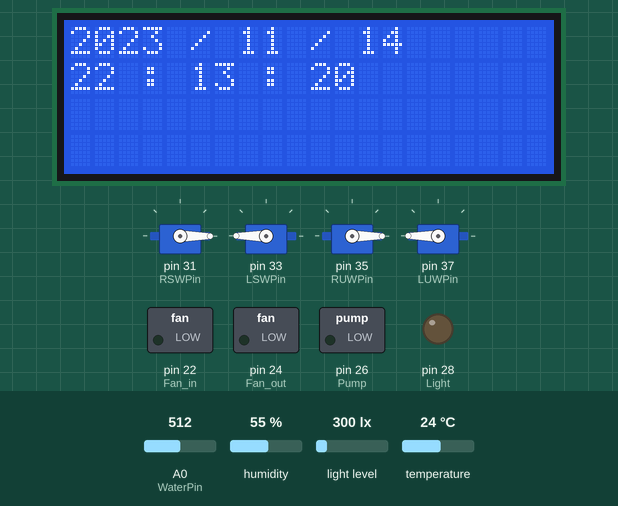
Recording of a sketch running on a simulated Arduino Mega 2560, built with avr-gcc and run on an emulated ATmega2560. Shown: 4 × servo, 20×4 character LCD, switched loads named in the sketch (green lamp = pin HIGH), output pins drawn as LEDs (lit = HIGH). The inputs (shaded band) are chosen by the test bench; at power-on: temperature 24 °C, A0 (WaterPin) = 512, humidity 55 %, light level 300 lx. The local clock reads 2024-03-15 10:24:30 at power-on unless the sketch sets it; no radio packets arrive unless stated; what the sketch prints to the serial monitor is not drawn.

Above: at 13.7 s.
13.8 s: temperature set to 39.5 °C
At 27.4 s:
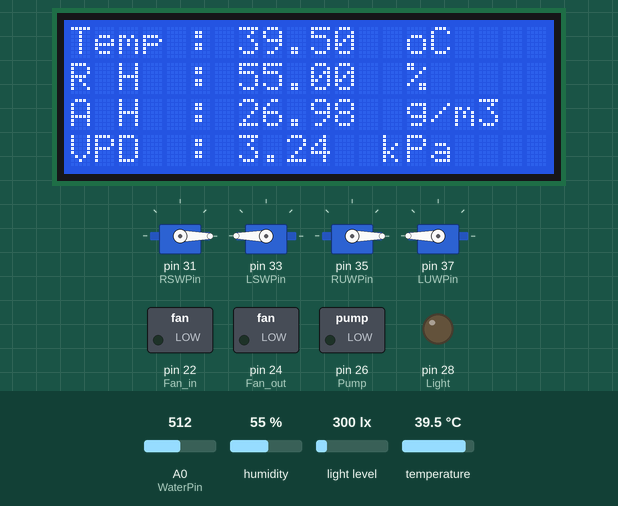
27.8 s: temperature set to 40.6 °C
At 34.5 s:
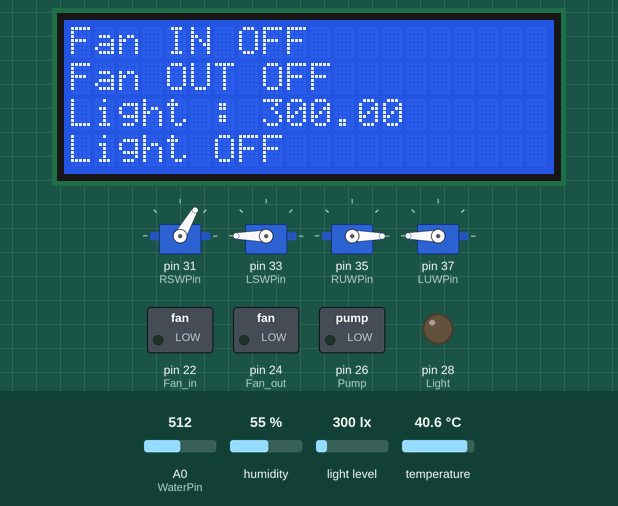
39.3 s: temperature set to 12 °C
At 52.7 s:
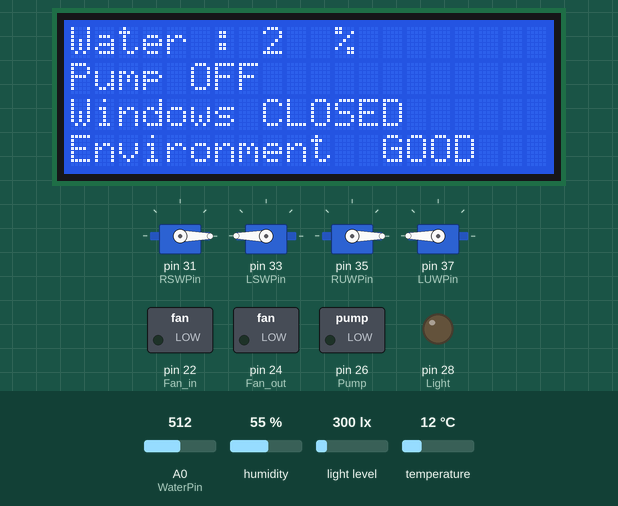
58.8 s: temperature set to 41 °C
At 72.5 s:
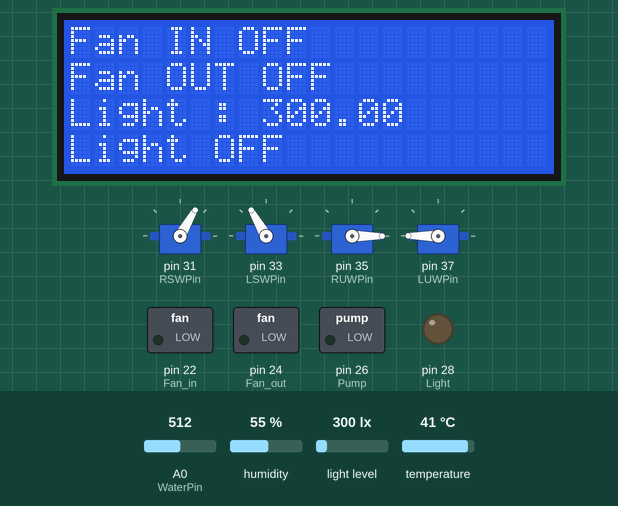
72.8 s: temperature set to 0 °C
At 83.5 s:
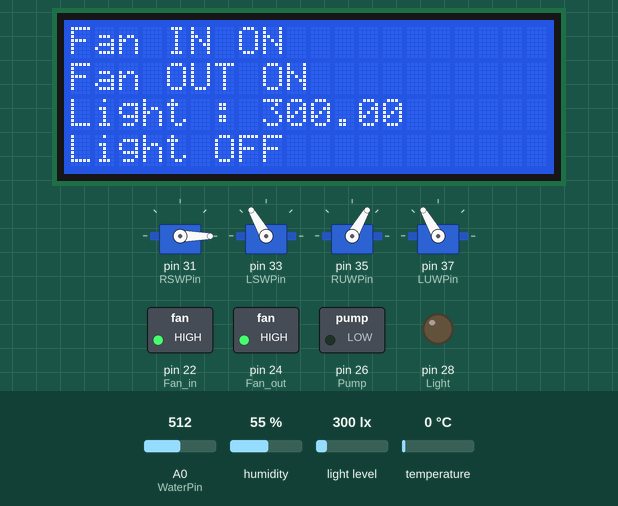
Timing chart, 0 to 85.5 s (numbered marks = the images above; inputs shaded):
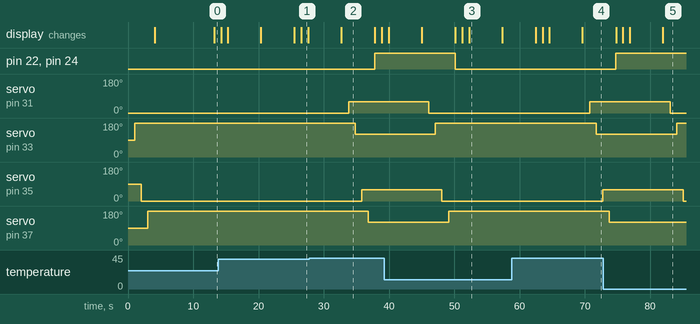

Measured:
- the behaviour switches between 40 and 40.1 °C on temperature (found by bisection; images 1 and 2)
- after the input at 27.8 s, pin 22 (Fan_in), pin 24 (Fan_out): LOW → HIGH after 10.0 s; servo on pin 31 (RSWPin): 0° → 60° after 6.0 s; servo on pin 33 (LSWPin): 180° → 120° after 7.0 s; servo on pin 35 (RUWPin): 0° → 60° after 8.0 s; servo on pin 37 (LUWPin): 180° → 120° after 9.0 s
- after the input at 39.3 s, pin 22 (Fan_in), pin 24 (Fan_out): HIGH → LOW after 10.8 s; servo on pin 31 (RSWPin): 60° → 0° after 6.8 s; servo on pin 33 (LSWPin): 120° → 180° after 7.8 s; servo on pin 35 (RUWPin): 60° → 0° after 8.8 s; servo on pin 37 (LUWPin): 120° → 180° after 9.8 s
- after the input at 58.8 s, servo on pin 31 (RSWPin): 0° → 60° after 11.9 s; servo on pin 33 (LSWPin): 180° → 120° after 12.9 s; servo on pin 35 (RUWPin): 0° → 60° after 13.9 s
- after the input at 72.8 s, servo on pin 31 (RSWPin): 60° → 0° after 10.3 s; servo on pin 33 (LSWPin): 120° → 180° after 11.3 s; servo on pin 35 (RUWPin): 60° → 0° after 12.3 s
- what the display in image 1 shows lasts 1.0 s, from 26.6 s to 27.6 s
- what the display in image 2 shows lasts 5.1 s, from 32.7 s to 37.8 s

The sketch:

SmartFarm02_1.ino
```cpp
#include <DHT.h>
#include <Wire.h>
#include <LiquidCrystal_I2C.h>
#include <Servo.h>
#include <BH1750.h>
#include "RTClib.h"
#include <LoRa.h>

#define DHTPIN 8
#define DHTTYPE DHT22
#define WaterPin A0
#define RainPin 42

#define Light 28
#define Pump 26
#define Fan_in 22
#define Fan_out 24

#define RSWPin 31
#define LSWPin 33
#define RUWPin 35
#define LUWPin 37

DHT dht(DHTPIN, DHTTYPE);
LiquidCrystal_I2C lcd(0x27, 20, 4);
Servo RSW;    //Right Side Window
Servo LSW;    //Left Side Window
Servo RUW;    //Right Up Window
Servo LUW;    //Left Up Window
RTC_DS3231 rtc;
BH1750 lightMeter;

const int Target_Water_low = 20;
const int Target_Water_high = 23;

const int Target_Temp_low = 15;
const int Target_Temp_high = 40;

const int Target_Light_low = 100;
const int Target_Light_high = 300;

int RSW_value = 0;
int LSW_value = 0;
int RUW_value = 0;
int LUW_value = 0;
int Windows_value = 0;

int Fan_in_value = 0;
int Fan_out_value = 0;
int Light_value = 0;
int Pump_value = 0;

String outString = "";

void setup() {
  RSW.attach(RSWPin);
  LSW.attach(LSWPin);
  RUW.attach(RUWPin);
  LUW.attach(LUWPin);

  RSW.write(0);
  delay(1000);
  LSW.write(180);
  delay(1000);
  RUW.write(0);
  delay(1000);
  LUW.write(180);
  delay(1000);

  lcd.init();
  lcd.backlight();
  lcd.setCursor(0, 0);
  lcd.print("Jeju Nat'l Univ.");
  lcd.setCursor(0, 1);
  lcd.print("Hortic. Sci. Major");
  lcd.setCursor(0, 2);
  lcd.print("Vegetables Lab.");
  lcd.setCursor(0, 3);
  lcd.print("By Young Yeol CHO");
  Serial.begin(9600);
  Serial3.begin(9600);
  dht.begin();
  lightMeter.begin();
  pinMode(Pump, OUTPUT);
  pinMode(Fan_in, OUTPUT);
  pinMode(Fan_out, OUTPUT);
  pinMode(Light, OUTPUT);
  delay(5000);

  if (! rtc.begin()) {
    Serial.println("Couldn't find RTC");
    Serial.flush();
    abort();
  }

  if (rtc.lostPower()) {
    Serial.println("RTC lost power, let's set the time!");
    rtc.adjust(DateTime(F(__DATE__), F(__TIME__)));
  }

  rtc.adjust(DateTime(F(__DATE__), F(__TIME__)));
  while (!Serial);
  Serial.println("LoRa Sender");
  if (!LoRa.begin(915E6)) { // or 915E6, the MHz speed of yout module
    Serial.println("Starting LoRa failed!");
    while (1);
  }
}

void loop() {
  DateTime now = rtc.now();
  float humi = dht.readHumidity();
  float temp = dht.readTemperature();
  float DP = dewPoint(temp, humi);
  float AH =  ((6.112 * exp((17.67 * temp) / (temp + 245.5)) * humi * 18.02) / ((273.15 + temp) * 100 * 0.08314));
  float Psat =  (6.112 * exp((17.67 * temp) / (temp + 243.5))) / 10;
  float P =  (6.112 * exp((17.67 * temp) / (temp + 243.5)) * (humi / 100)) / 10;
  float VPD = (Psat - P);
  int WaterValue = analogRead(WaterPin);
  float lux = lightMeter.readLightLevel();

  int Water = map(WaterValue, 518, 271, 0, 100);
  Water = constrain(Water, 0, 100);

  if ((now.hour() > 5) && (now.hour() < 19)) {
    if (lux < Target_Light_low) {
      digitalWrite(Light, HIGH);
      Light_value = 1;
      delay(1000);
    }

    if (lux > Target_Light_high) {
      digitalWrite(Light, LOW);
      Light_value = 0;
    }
    if (Water < Target_Water_low) {
      digitalWrite(Pump, HIGH);
      Pump_value = 1;
      delay(10000);
    }

    if (Water > Target_Water_high) {
      digitalWrite(Pump, LOW);
      Pump_value = 0;
    }

  } else {
    digitalWrite(Light, LOW);
    Light_value = 0;
    digitalWrite(Pump, LOW);
    Pump_value = 0;
  }

  if (temp < Target_Temp_low) {
    RSW.write(0);
    delay(1000);
    LSW.write(180);
    delay(1000);
    RUW.write(0);
    delay(1000);
    LUW.write(180);
    delay(1000);

    Windows_value = 0;
    digitalWrite(Fan_in, LOW);
    Fan_in_value = 0;
    digitalWrite(Fan_out, LOW);
    Fan_out_value = 0;
  }

  if ((temp > Target_Temp_low) && (temp < Target_Temp_high)) {
    if (Windows_value == 0) {
      RSW.write(0);
      delay(1000);
      LSW.write(180);
      delay(1000);
      RUW.write(0);
      delay(1000);
      LUW.write(180);
      delay(1000);
      Windows_value = 0;
    } else {
      RSW.write(60);
      delay(1000);
      LSW.write(120);
      delay(1000);
      RUW.write(60);
      delay(1000);
      LUW.write(120);
      delay(1000);
      Windows_value = 1;
    }

    if (Fan_in_value == 1) {
      digitalWrite(Fan_in, HIGH);
      Fan_in_value = 1;
      digitalWrite(Fan_out, HIGH);
      Fan_out_value = 1;
    } else {
      digitalWrite(Fan_in, LOW);
      Fan_in_value = 0;
      digitalWrite(Fan_out, LOW);
      Fan_out_value = 0;
    }
  }
  if (temp > Target_Temp_high) {
    RSW.write(60);
    delay(1000);
    LSW.write(120);
    delay(1000);
    RUW.write(60);
    delay(1000);
    LUW.write(120);
    delay(1000);
    Windows_value = 1;
    digitalWrite(Fan_in, HIGH);
    Fan_in_value = 1;
    digitalWrite(Fan_out, HIGH);
    Fan_out_value = 1;
  }


  lcd.clear();
  lcd.setCursor(0, 0);
  lcd.print(now.year());
  lcd.print(" / ");
  lcd.print(now.month());
  lcd.print(" / ");
  lcd.print(now.day());
  lcd.setCursor(0, 1);
  lcd.print(now.hour());
  lcd.print(" : ");
  lcd.print(now.minute());
  lcd.print(" : ");
  lcd.print(now.second());
  delay(1000);

  lcd.clear();
  lcd.setCursor(0, 0);
  lcd.print("Temp : ");
  lcd.print(temp);
  lcd.print("  oC");
  lcd.setCursor(0, 1);
  lcd.print("R H  : ");
  lcd.print(humi);
  lcd.print("  %");
  lcd.setCursor(0, 2);
  lcd.print("A H  : ");
  lcd.print(AH);
  lcd.print("  g/m3");
  lcd.setCursor(0, 3);
  lcd.print("VPD  : ");
  lcd.print(VPD);
  lcd.print("  kPa");
  delay(1000);
  lcd.clear();
  lcd.setCursor(0, 0);
  lcd.print("Water : ");
  lcd.print(Water);
  lcd.print("  %");

  if (Pump_value == 1) {
    lcd.setCursor(0, 1);
    lcd.print("Pump ON");
  } else {
    lcd.setCursor(0, 1);
    lcd.print("Pump OFF");
  }

  if (Windows_value == 1) {
    lcd.setCursor(0, 2);
    lcd.print("Windows OPEN");
  } else {
    lcd.setCursor(0, 2);
    lcd.print("Windows CLOSED");
  }

  if (VPD >= 0.5 && VPD <= 1.2) {
    lcd.setCursor(0, 3);
    lcd.print("Environment  GOOD");
  } else {
    lcd.setCursor(0, 3);
    lcd.print("Environment  BAD");
  }
  delay(5000);

  if (Fan_in_value == 1) {
    lcd.clear();
    lcd.setCursor(0, 0);
    lcd.print("Fan IN ON");
  } else {
    lcd.clear();
    lcd.setCursor(0, 0);
    lcd.print("Fan IN OFF");
  }
  if (Fan_out_value == 1) {
    lcd.setCursor(0, 1);
    lcd.print("Fan OUT ON");
  } else {
    lcd.setCursor(0, 1);
    lcd.print("Fan OUT OFF");
  }
  lcd.setCursor(0, 2);
  lcd.print("Light : ");
  lcd.print(lux);

  if (Light_value == 1) {
    lcd.setCursor(0, 3);
    lcd.print("Light ON");
  } else {
    lcd.setCursor(0, 3);
    lcd.print("Light OFF");
  }
  delay(1000);

  Serial.print(temp);
  Serial.print(", ");
  Serial.print(humi);
  Serial.print(", ");
  Serial.print(AH);
  Serial.print(", ");
  Serial.print(VPD);
  Serial.print(", ");
  Serial.print(Water);
  Serial.print(", ");
  Serial.print(lux);
  Serial.print(", ");
  Serial.print(Pump_value);
  Serial.print(", ");
  Serial.print(Windows_value);
  Serial.print(", ");
  Serial.print(Fan_in_value);
  Serial.print(", ");
  Serial.print(Fan_out_value);
  Serial.print(", ");
  Serial.println(Light_value);

  outString = String(temp) + ", " + String(humi) + ", " + String(AH) + ", " + String(VPD) + ", " + String(Water) + ", 0000" + String(lux) + ", " + String(Pump_value) + ", " + String(Windows_value) + ", " + String(Fan_in_value) + ", " + String(Fan_out_value) + ", " + String(Light_value);
  LoRa.beginPacket();
  LoRa.print(outString);
  LoRa.endPacket();
  delay(50);

  //  Serial.print("{\"temp\":");
  //  Serial.print(temp);
  //  Serial.print(",\"humidity\":");
  //  Serial.print(humi);
  //  Serial.print(",\"AH\":");
  //  Serial.print(AH);
  //  Serial.print(",\"VPD\":");
  //  Serial.print(VPD);
  //  Serial.print(",\"Water\":");
  //  Serial.print(Water);
  //  Serial.print(",\"Light\":");
  //  Serial.print(Photo);
  //  Serial.print(",\"Pump_value\":");
  //  Serial.print(Pump_value);
  //  Serial.print(",\"Windows_value\":");
  //  Serial.print(Windows_value);
  //  Serial.print(",\"Fan_in_value\":");
  //  Serial.print(Fan_in_value);
  //  Serial.print(",\"Fan_out_value\":");
  //  Serial.print(Fan_out_value);
  //  Serial.print(",\"Light_value\":");
  //  Serial.print(Light_value);
  //  Serial.println("}");
}

float dewPoint(float temp, float humi) {
  float RATIO = 373.15 / (273.15 + temp);
  float RHS = -7.90298 * (RATIO - 1);
  RHS += 5.02808 * log10(RATIO);
  RHS += -1.3816e-7 * (pow(10, (11.344 * (1 - 1 / RATIO ))) - 1) ;
  RHS += 8.1328e-3 * (pow(10, (-3.49149 * (RATIO - 1))) - 1) ;
  RHS += log10(1013.246);
  float VP = pow(10, RHS - 3) * humi;
  float T = log(VP / 0.61078); // temp var
  return (241.88 * T) / (17.558 - T);
}
```
